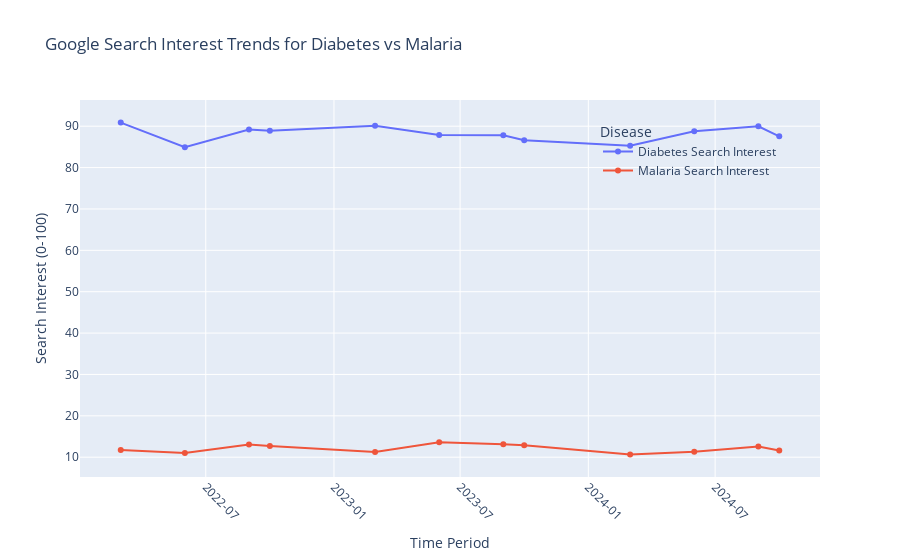

Here is the notebook cell this chart was saved with:
### Markdown cell above
## 1. Understanding Google Trends Data

Google Trends provides search interest data that can serve as a proxy for public awareness and concern about diseases.

### Code cell
# # Analyze trends data
# trends_data = pd.read_csv('../artifacts/time_series/google_trends_time_series.csv')
# trends_data['Month'] = pd.to_datetime(trends_data['Month'] + '-01')

# # Plot trends over time
# plt.figure(figsize=(12, 6))
# plt.plot(trends_data['Month'], trends_data['diabetes_trend'], 
#          marker='o', linewidth=2, label='Diabetes Search Interest')
# plt.plot(trends_data['Month'], trends_data['malaria_trend'], 
#          marker='s', linewidth=2, label='Malaria Search Interest')

# plt.title('Google Search Interest Trends for Diabetes vs Malaria', fontsize=14)
# plt.xlabel('Time Period')
# plt.ylabel('Search Interest (0-100)')
# plt.legend()
# plt.grid(True, alpha=0.3)
# plt.xticks(rotation=45)
# plt.tight_layout()
# plt.show()

# # Summary statistics
# print("\nTrends Summary Statistics:")
# print(trends_data[['diabetes_trend', 'malaria_trend']].describe())

import plotly.express as px
import pandas as pd
# If not already loaded
trends_data = pd.read_csv('../artifacts/time_series/google_trends_time_series.csv')
trends_data['Month'] = pd.to_datetime(trends_data['Month'] + '-01')

# Melt the dataframe for Plotly
df_melt = trends_data.melt(id_vars='Month', value_vars=['diabetes_trend', 'malaria_trend'],
                           var_name='Disease', value_name='Search Interest')

# Rename for better legend
df_melt['Disease'] = df_melt['Disease'].map({
    'diabetes_trend': 'Diabetes Search Interest',
    'malaria_trend': 'Malaria Search Interest'
})

fig = px.line(
    df_melt,
    x='Month',
    y='Search Interest',
    color='Disease',
    markers=True,
    title='Google Search Interest Trends for Diabetes vs Malaria',
    labels={'Month': 'Time Period', 'Search Interest': 'Search Interest (0-100)'}
)

fig.update_layout(
    xaxis=dict(
        tickformat='%Y-%m',
        tickangle=45
    ),
    legend=dict(
        x=0.7, y=0.95,
        bgcolor='rgba(0,0,0,0)'
    )
)

fig.show()

### Figure 1 — Plotly figure (JSON) as saved in the notebook; plotly's stock layout.template omitted (floating-point values rounded to 4 significant figures)
{"data": [{"hovertemplate": "Disease=Diabetes Search Interest<br>Time Period=%{x}<br>Search Interest (0-100)=%{y}<extra></extra>", "legendgroup": "Diabetes Search Interest", "line": {"color": "#636efa", "dash": "solid"}, "marker": {"symbol": "circle"}, "mode": "lines+markers", "name": "Diabetes Search Interest", "orientation": "v", "showlegend": true, "type": "scatter", "x": ["2022-03-01T00:00:00.000000000", "2022-06-01T00:00:00.000000000", "2022-09-01T00:00:00.000000000", "2022-10-01T00:00:00.000000000", "2023-03-01T00:00:00.000000000", "2023-06-01T00:00:00.000000000", "2023-09-01T00:00:00.000000000", "2023-10-01T00:00:00.000000000", "2024-03-01T00:00:00.000000000", "2024-06-01T00:00:00.000000000", "2024-09-01T00:00:00.000000000", "2024-10-01T00:00:00.000000000"], "xaxis": "x", "y": [90.87, 84.9, 89.2, 88.87, 90.13, 87.87, 87.8, 86.61, 85.26, 88.77, 89.97, 87.55], "yaxis": "y"}, {"hovertemplate": "Disease=Malaria Search Interest<br>Time Period=%{x}<br>Search Interest (0-100)=%{y}<extra></extra>", "legendgroup": "Malaria Search Interest", "line": {"color": "#EF553B", "dash": "solid"}, "marker": {"symbol": "circle"}, "mode": "lines+markers", "name": "Malaria Search Interest", "orientation": "v", "showlegend": true, "type": "scatter", "x": ["2022-03-01T00:00:00.000000000", "2022-06-01T00:00:00.000000000", "2022-09-01T00:00:00.000000000", "2022-10-01T00:00:00.000000000", "2023-03-01T00:00:00.000000000", "2023-06-01T00:00:00.000000000", "2023-09-01T00:00:00.000000000", "2023-10-01T00:00:00.000000000", "2024-03-01T00:00:00.000000000", "2024-06-01T00:00:00.000000000", "2024-09-01T00:00:00.000000000", "2024-10-01T00:00:00.000000000"], "xaxis": "x", "y": [11.74, 11.0, 13.07, 12.71, 11.26, 13.63, 13.13, 12.87, 10.68, 11.3, 12.57, 11.61], "yaxis": "y"}], "layout": {"legend": {"bgcolor": "rgba(0,0,0,0)", "title": {"text": "Disease"}, "tracegroupgap": 0, "x": 0.7, "y": 0.95}, "title": {"text": "Google Search Interest Trends for Diabetes vs Malaria"}, "xaxis": {"anchor": "y", "domain": [0, 1], "tickangle": 45, "tickformat": "%Y-%m", "title": {"text": "Time Period"}}, "yaxis": {"anchor": "x", "domain": [0, 1], "title": {"text": "Search Interest (0-100)"}}}}
